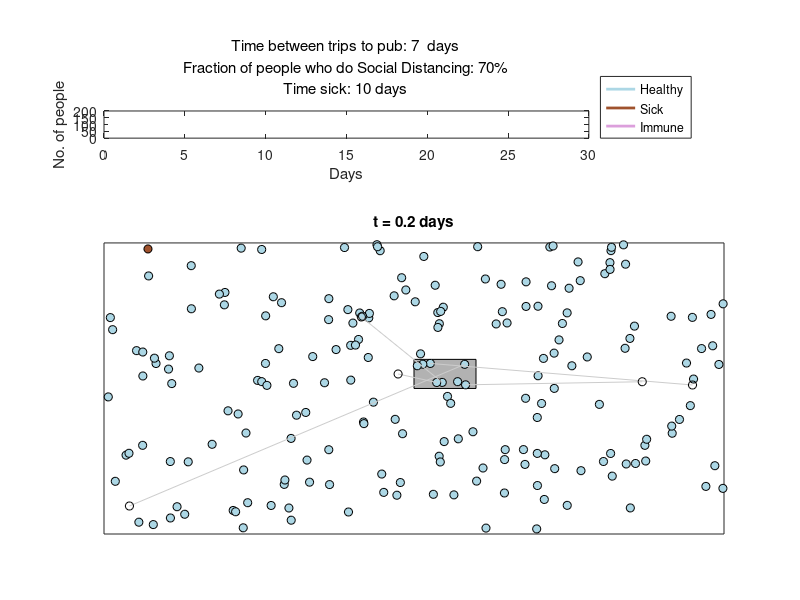

MATLAB code for this plot: (Note: this script raises an error after producing the figure.)
% Source: https://github.com/seismotologist/coronaVirusContagion
%
% Toy model for contagion of Corona virus, and how Social Distancing (SD)
% affects its spread, inspired by models shown in Washington Post article 
% by Harry Stevens, washingtonpost.com/graphics/2020/world/corona-simulator
% 
% The model can be used to show how meeting points such as pubs
% can undo the gains made from SD practices. That is, it is crucial to 
% minimise the number of trips to such places, and to be extra careful on 
% the trips we do have to make.
%
% by Men-Andrin Meier, v1.0, 20/04/2020
% mmeier@caltech.edu 
% @seismotologist
% www.seismotology.com
%
% Feel free to use and modify the model. Please acknowledge 
% github.com/seismotologist & @seismotologist. Thank you (\_/)
% -------------------------------------------------------------------------

clear all 

% DESCRIPTION: A fraction of people in simulation ('agents') move around,
% while others practice Social Distancing (SD) and stay home. At home,
% people do not get infected by passing people who carry the virus, but 
% they can get infected at the pub. Every agent has to go to the pub 
% at a regular time interval. 

% Model parameters
nagents      = 200;                % No. of agents
tstepsperday = 5;                  % No. of time steps per day (affects display only)
nt           = 150;                % No. of time steps of simulation
fractSD      = .7;                 % Fraction of people who practice social distancing 
dtGoToPub    = 7*tstepsperday;     % Every <dtGoToPub> time steps, people go to the pub
dtAtPub      = 1;                  % No. of time steps spent at pub
dtHeal       = 10*tstepsperday;    % Time after which peple recover, and become immune
rcont        = .04;                % Distance below which agents pass on disease
dr           = .02;                % Step length per time step
pubsize      = .1;                 % Pub size
xpub         = .5;                 % Pub location
ypub         = .5; 

% Display parameters
verbose      = 0;
dtpause      = .01;    % simulation speed
mkSize       = 6;
writeGif     = 1;
dtgif        = .2;
gifName      = sprintf('contagion_pub_dtGoToPub%i_dtHeal%i.gif',dtGoToPub,dtHeal);



% Pseudo-code -----------------------------------------------------
% for it = 1:nt
%     for ia = 1:nagents
%         % 1. Movement (take step/ stay put / go to pub / ... )
%         % 2. Health   (pass to others / heal)
%     end
%     % Plot
% end -------------------------------------------------------------

tString = {sprintf('Time between trips to pub: %i  days',dtGoToPub/tstepsperday); ...
           sprintf('Fraction of people who do Social Distancing: %i%%',fractSD*100); ...
           sprintf('Time sick: %i days',dtHeal/tstepsperday)};

rng(55)

% Domain is from 0 to 1 in x and y directions; random initial positions and
% directions
x     = rand(nagents,1);
y     = rand(nagents,1);
alpha = 2*pi*rand(nagents,1);   
dx    = dr*sin(alpha);
dy    = dr*cos(alpha);

% Who does Social Distancing (SD)? 
doesSD = false(nagents,1);
doesSD(rand(nagents,1)>(1-fractSD)) = true; 

% Health status
isVulnerable  = true (nagents,1);
isSick        = false(nagents,1);
isImmune      = false(nagents,1);
tSick         = zeros(nagents,1);
iseed         = 1;
isSick(iseed) = true;
doesSD(iseed) = false;

% Pub
tGoToPub  = randi(dtGoToPub,nagents,1);   % time until next pub trip 
tAtPub    = zeros(nagents,1);
isAtPub   = false(nagents,1);
stayAtPub = false(nagents,1);

% Initialise figure
hf = figure(445); clf;
s1 = subplot(8,5, 6:9); hold on; box on;
set(gca,'xlim',[0 nt/tstepsperday],'ylim',[0 nagents])
title(tString,'fontWeight','normal')
xlabel('Days')
ylabel('No. of people')

s2 = subplot(8,5,16:40); hold on; box on;
set(gca,'xlim',[0 1],'ylim',[0 1])
set(gca,'xtick',[],'ytick',[])
rectangle('Position',[xpub ypub pubsize pubsize],'faceColor',[.7 .7 .7])

csick       = [160,82 , 45]/256; % Colours
cvulnerable = [173,216,230]/256;
cimmune     = [221,160,221]/256;

% Initial positions
pa1 = plot(x(isVulnerable), y(isVulnerable),'sk','markerFaceColor',cvulnerable,'markerSize',mkSize);
pa2 = plot(x(isSick),       y(isSick),      'sk','markerFaceColor',csick      ,'markerSize',mkSize);
pa3 = plot(x(isImmune),     y(isImmune),    'sk','markerFaceColor',cimmune    ,'markerSize',mkSize);
pa4 = [];
pa5 = [];

xbak = x;
ybak = y;

nvulnerable = [];
nsick       = [];
nimmune     = [];
tt          = [];


% Loop over all time steps
for it = 1:nt
    
    % Loop over all agents
    for ia = 1:nagents

	
        % Movement
        % ========
        % Check next action of agent
        
        tGoToPub(ia) = tGoToPub(ia)-1;                               % Update time to pub 
        
        if isAtPub(ia); tAtPub   (ia) = tAtPub(ia)+1;                % Update time at pub
                           stayAtPub(ia) = tAtPub(ia)<dtAtPub;
        else               xbak(ia) = x(ia);                         % Backup position
                           ybak(ia) = y(ia);
        end
        
        clear nextMove                                                                  % ACTIONs
        if tGoToPub(ia) >0 & ~doesSD(ia);               nextMove = 'takeStep'; end      % Keep walking 
        if tGoToPub(ia) >0 &  doesSD(ia);               nextMove = 'stayPut'; end       % Stay at home
        if isAtPub(ia)     & tAtPub(ia) <dtAtPub; nextMove = 'stayPut'; end             % Stay at pub
        if isAtPub(ia)     & tAtPub(ia)==dtAtPub; nextMove = 'returnFromPub'; end       % Go back to where you were before pub
        if tGoToPub(ia)==0                              nextMove = 'goToPub'; end       % Go to pub
        
        if verbose; fprintf(1,sprintf('Next action of agent %i at (%3.1f/%3.1f): %s\n',ia,x(ia),y(ia),nextMove)); end

        if strcmp(nextMove,'goToPub')
            
            % Jump to pub and stay for <tGoToPub> time steps
            x(ia)           = xpub+rand(1)*pubsize;
            y(ia)           = ypub+rand(1)*pubsize;
            tGoToPub(ia) = -1;
            isAtPub(ia)  = true;
            
        elseif strcmp(nextMove,'returnFromPub')
            
            % Return to position from before pub, and re-set pub clocks
            x(ia)        = xbak(ia);
            y(ia)        = ybak(ia);
            tGoToPub(ia) = dtGoToPub;
            tAtPub(ia)   = 0;
            isAtPub(ia)  = false;
            
        elseif strcmp(nextMove,'stayPut')
        
            % Do nothing
            pi-3.141592653589793;
            
        elseif strcmp(nextMove,'takeStep')
        
            % Try new position
            xnew = x(ia) + dx(ia);
            ynew = y(ia) + dy(ia);
            
            % If you hit a wall, try a random new direction, until you no
            % longer hit a wall
            hitWall = xnew>1 | xnew<0 | ynew>1 | ynew<0;
            ntries  = 0;
            stillTrying = true;
            while hitWall & stillTrying
                
                % Choose random new direction & update position
                alpha(ia) = 2*pi*rand(1,1);
                dx(ia)    = dr*sin(alpha(ia));
                dy(ia)    = dr*cos(alpha(ia));
                xnew      = x(ia) + dx(ia);
                ynew      = y(ia) + dy(ia);
                hitWall = xnew>1 | xnew<0 | ynew>1 | ynew<0;
                
                ntries = ntries+1;
                if ntries>100; stillTrying = false; end
            end
            x(ia) = xnew;
            y(ia) = ynew;
        end
        
        
        
        % Health status
        % =============
        % Check if agent heals and becomes immune
        if isSick(ia)
            tSick(ia) = tSick(ia)+1;
            if tSick(ia)>dtHeal
                isSick(ia)   = false;
                isImmune(ia) = true;
            end
        end
        
        
        % Contagion
        if isSick(ia)
        
            % Pass on disease to all within <rcont> that are not immune
            xdist      = x(ia) - x;
            ydist      = y(ia) - y;
            r          = sqrt(xdist.^2+ydist.^2);   % Distance to other agent
            meetAgents = r<=rcont;
            isHome     = x==xbak & y==ybak;         % People at home don't get infected
            isSick(meetAgents & ~isImmune & ~isHome) = true;
        end
    end
    
    % Count cases
    isVulnerable = ~isSick & ~isImmune;
    nvulnerable  = [nvulnerable, sum(isVulnerable)];
    nsick        = [nsick,       sum(isSick)];
    nimmune      = [nimmune,     sum(isImmune)];
    tt           = [tt,          it/tstepsperday];
    nall         = nvulnerable + nsick + nimmune;
    if nall~=nagents; error('Counts dont add up.'); end
    
    
    % Update figure
    subplot(s2)
    delete([pa1;pa2;pa3;pa4;pa5])
    
    pa1 = plot(x(isVulnerable), y(isVulnerable),'ok','markerFaceColor',cvulnerable,'markerSize',mkSize);
    pa2 = plot(x(isSick),       y( isSick),     'ok','markerFaceColor',csick      ,'markerSize',mkSize);
    pa3 = plot(x(isImmune),     y( isImmune),   'ok','markerFaceColor',cimmune    ,'markerSize',mkSize);
    
    pa4 = plot([x(isAtPub),xbak(isAtPub,:)]', [y(isAtPub),ybak(isAtPub,:)]' ,'-','color',[.8 .8 .8]);
    pa5 = plot(xbak(isAtPub), ybak(isAtPub) ,'ok');
    
    title(sprintf('t = %3.1f days',it/tstepsperday))
    pause(dtpause)
    
    subplot(s1); hold on;
    pnv = plot(tt,nvulnerable,'-','lineWidth',2,'color',cvulnerable);
    pns = plot(tt,nsick,      '-','lineWidth',2,'color',csick);
    pni = plot(tt,nimmune,    '-','lineWidth',2,'color',cimmune);
    lg  = legend([pnv,pns,pni],'Healthy','Sick','Immune');
    set(lg,'location','southEastOutside')

    
    if writeGif
        
        % Capture the plot as an image & write to gif
        drawnow
        frame      = getframe(hf);
        im         = frame2im(frame);
        [imind,cm] = rgb2ind(im,256);
        if it==1; imwrite(imind,cm,gifName,'gif','DelayTime',dtgif, 'Loopcount',inf);
        else      imwrite(imind,cm,gifName,'gif','DelayTime',dtgif,'WriteMode','append');
        end
    end
end
